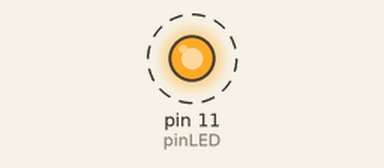
This sketch was run on a simulated Arduino Uno, built with avr-gcc and run on an emulated ATmega328P. On the bench: output pins drawn as LEDs (lit = HIGH). Dashed ring = blinking.

Above: at 0.5 s.
Timing chart, 0 to 4.6 s (numbered marks = the images above):
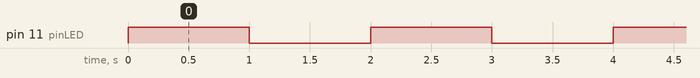

The sketch:

led.ino
```cpp
#define pinLED 11
#define delayTime 1000
void setup() {
  // put your setup code here, to run once:
  Serial.begin(9600);
  pinMode(pinLED,OUTPUT);//声音管脚为输出
}

void loop() {
  // put your main code here, to run repeatedly:
  digitalWrite(pinLED, HIGH);
  delay(delayTime);
  digitalWrite(pinLED, LOW);
  delay(delayTime);
}
```

Measured:
- by itself, pin 11 (pinLED): alternates HIGH for 1.0 s and LOW for 1.0 s
